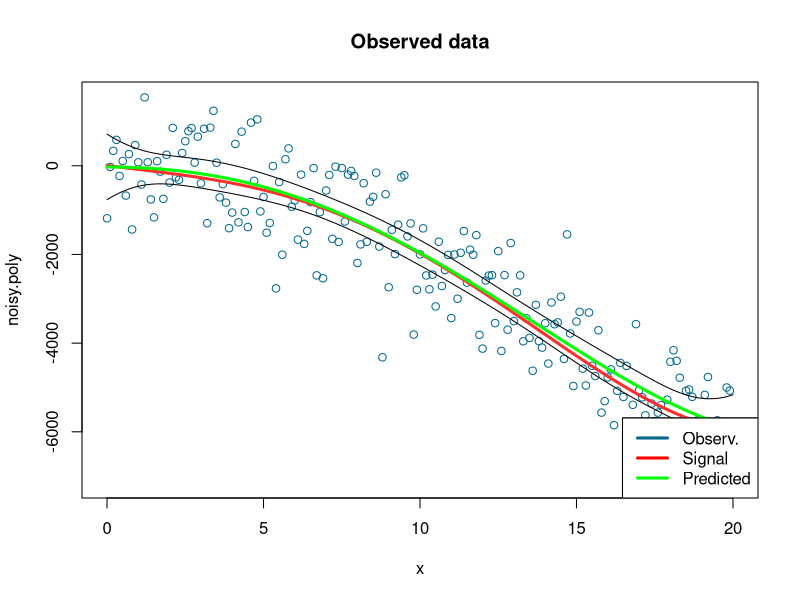

Here is the R script that generated this plot:
# set.seed(314159)

x <- seq(from=0, to=20, by=0.1)
degree <- sample(seq(1:5), 1)
constant <- 10
deg5 <- unlist(sample(list(c(0.001, 0.1, 1, 0.4, 0.4), c(-0.001, 0.1, 1, 0.4, 0.4), c(-0.001, 0.1, 1, -20, 0.4)), 1))
deg4 <- unlist(sample(list(c(0, 0.1, 1, 0.4, 0.4), c(0, 0.1, 1, 0.4, 0.4), c(0, 0.1, 1, -20, 0.4)), 1))
deg3 <- unlist(sample(list(c(0, 0, 1, 0.4, 0.4), c(0, 0, 1, 0.4, 0.4), c(0, 0, 1, -20, 0.4)), 1))
deg2 <- unlist(sample(list(c(0, 0, 0, 0.4, 0.4), c(0, 0, 0, 0.4, 0.4), c(0, 0, 0, -20, 0.4)), 1))
deg1 <- unlist(sample(list(c(0, 0, 0, 0, 0.4), c(0, 0, 0, 0, 0.4), c(0, 0, 0, 0, 0.4)), 1))

if(degree==5){
  a <- deg5[1]
  b <- deg5[2] 
  c <- deg5[3] 
  d <- deg5[4] 
  e <- deg5[5]  
}
if(degree==4){
  a <- deg4[1]
  b <- deg4[2] 
  c <- deg4[3] 
  d <- deg4[4] 
  e <- deg4[5]  
}
if(degree==3){
  a <- deg3[1]
  b <- deg3[2] 
  c <- deg3[3] 
  d <- deg3[4] 
  e <- deg3[5]  
}
if(degree==2){
  a <- deg2[1]
  b <- deg2[2] 
  c <- deg2[3] 
  d <- deg2[4] 
  e <- deg2[5]  
}
if(degree==1){
  a <- deg1[1]
  b <- deg1[2] 
  c <- deg1[3] 
  d <- deg1[4] 
  e <- deg1[5]  
}
y <-  a*(x)^5 + b*(x-10)^4 + c*(x-10)^3 + d*(x)^2 + c*(x) + constant
sd <- sample(seq(200,1000, by=10), 1)
noise <- rnorm(length(x), mean=0, sd=sd)
noisy.poly <- y + noise
plot(x,noisy.poly,col='deepskyblue4',xlab='x',main='Observed data')

model <- lm(noisy.poly ~ poly(x, degree))
# model <- lm(noisy.poly ~ x + I(x^2) + I(x^3))
predicted.intervals <- predict(model,data.frame(x=x),interval='confidence', level=0.99)
legend("bottomright",c("Observ.","Signal","Predicted"), col=c("deepskyblue4","red","green"), lwd=3)
lines(x,y,col='firebrick1',lwd=3)
lines(x,predicted.intervals[,1],col='green',lwd=3)
lines(x,predicted.intervals[,2],col='black',lwd=1)
lines(x,predicted.intervals[,3],col='black',lwd=1)
legend("bottomright",c("Observ.","Signal","Predicted"), col=c("deepskyblue4","red","green"), lwd=3)
summary(model)
# http://www.r-bloggers.com/fitting-polynomial-regression-in-r/
print(summary(model))

